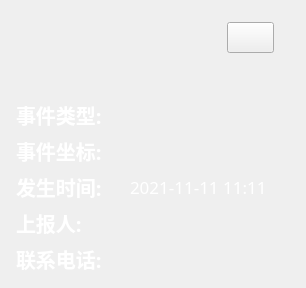
<?xml version="1.0" encoding="UTF-8"?>
<ui version="4.0">
 <class>WidgetAlarmInfo</class>
 <widget class="QWidget" name="WidgetAlarmInfo">
  <property name="geometry">
   <rect>
    <x>0</x>
    <y>0</y>
    <width>306</width>
    <height>288</height>
   </rect>
  </property>
  <property name="font">
   <font>
    <family>思源黑体 CN</family>
    <pointsize>12</pointsize>
   </font>
  </property>
  <property name="windowTitle">
   <string>WidgetAlarmInfo</string>
  </property>
  <property name="styleSheet">
   <string notr="true"/>
  </property>
  <layout class="QVBoxLayout" name="verticalLayout_2">
   <property name="spacing">
    <number>0</number>
   </property>
   <property name="leftMargin">
    <number>0</number>
   </property>
   <property name="topMargin">
    <number>0</number>
   </property>
   <property name="rightMargin">
    <number>0</number>
   </property>
   <property name="bottomMargin">
    <number>0</number>
   </property>
   <item>
    <widget class="QWidget" name="widget" native="true">
     <property name="font">
      <font>
       <family>思源黑体 CN</family>
       <pointsize>12</pointsize>
      </font>
     </property>
     <property name="styleSheet">
      <string notr="true">#widget{ border-image: url(:/UI/back/alarminfoback.png);}</string>
     </property>
     <layout class="QVBoxLayout" name="verticalLayout" stretch="30,44,14,186,16">
      <property name="spacing">
       <number>0</number>
      </property>
      <property name="leftMargin">
       <number>16</number>
      </property>
      <property name="rightMargin">
       <number>16</number>
      </property>
      <item>
       <widget class="QWidget" name="widget_3" native="true">
        <layout class="QHBoxLayout" name="horizontalLayout" stretch="40,4,1">
         <item>
          <spacer name="horizontalSpacer">
           <property name="orientation">
            <enum>Qt::Horizontal</enum>
           </property>
           <property name="sizeHint" stdset="0">
            <size>
             <width>210</width>
             <height>20</height>
            </size>
           </property>
          </spacer>
         </item>
         <item>
          <widget class="QPushButton" name="btnClose">
           <property name="styleSheet">
            <string notr="true">border-image: url(:/UI/back/blankh.png);</string>
           </property>
           <property name="text">
            <string/>
           </property>
           <property name="icon">
            <iconset resource="MultiLargeScreen.qrc">
             <normaloff>:/UI/button/close2x.png</normaloff>:/UI/button/close2x.png</iconset>
           </property>
          </widget>
         </item>
         <item>
          <spacer name="horizontalSpacer_2">
           <property name="orientation">
            <enum>Qt::Horizontal</enum>
           </property>
           <property name="sizeHint" stdset="0">
            <size>
             <width>2</width>
             <height>20</height>
            </size>
           </property>
          </spacer>
         </item>
        </layout>
       </widget>
      </item>
      <item>
       <widget class="QLabel" name="lblTitle">
        <property name="font">
         <font>
          <family>思源黑体 CN</family>
          <pointsize>18</pointsize>
          <weight>75</weight>
          <bold>true</bold>
         </font>
        </property>
        <property name="styleSheet">
         <string notr="true">color: rgb(255, 255, 255);</string>
        </property>
        <property name="text">
         <string/>
        </property>
       </widget>
      </item>
      <item>
       <spacer name="verticalSpacer_2">
        <property name="orientation">
         <enum>Qt::Vertical</enum>
        </property>
        <property name="sizeHint" stdset="0">
         <size>
          <width>20</width>
          <height>40</height>
         </size>
        </property>
       </spacer>
      </item>
      <item>
       <widget class="QWidget" name="widget_2" native="true">
        <property name="font">
         <font>
          <family>思源黑体 CN</family>
          <pointsize>12</pointsize>
          <weight>50</weight>
          <italic>false</italic>
          <bold>false</bold>
         </font>
        </property>
        <property name="styleSheet">
         <string notr="true">color: rgb(255, 255, 255);</string>
        </property>
        <layout class="QGridLayout" name="gridLayout_2">
         <property name="leftMargin">
          <number>0</number>
         </property>
         <property name="topMargin">
          <number>0</number>
         </property>
         <property name="rightMargin">
          <number>0</number>
         </property>
         <property name="bottomMargin">
          <number>0</number>
         </property>
         <property name="spacing">
          <number>0</number>
         </property>
         <item row="0" column="0">
          <layout class="QGridLayout" name="gridLayout" columnstretch="5,1,10">
           <item row="0" column="0">
            <widget class="QLabel" name="label">
             <property name="font">
              <font>
               <family>思源黑体 CN</family>
               <pointsize>15</pointsize>
               <weight>75</weight>
               <italic>false</italic>
               <bold>true</bold>
              </font>
             </property>
             <property name="text">
              <string>事件类型:</string>
             </property>
            </widget>
           </item>
           <item row="1" column="2">
            <widget class="QLabel" name="lblAddress">
             <property name="font">
              <font>
               <family>思源黑体 CN</family>
               <pointsize>13</pointsize>
              </font>
             </property>
             <property name="text">
              <string/>
             </property>
            </widget>
           </item>
           <item row="2" column="2">
            <widget class="QLabel" name="lblTime">
             <property name="font">
              <font>
               <family>思源黑体 CN</family>
               <pointsize>13</pointsize>
              </font>
             </property>
             <property name="text">
              <string>2021-11-11 11:11</string>
             </property>
            </widget>
           </item>
           <item row="4" column="0">
            <widget class="QLabel" name="label_5">
             <property name="font">
              <font>
               <family>思源黑体 CN</family>
               <pointsize>15</pointsize>
               <weight>75</weight>
               <italic>false</italic>
               <bold>true</bold>
              </font>
             </property>
             <property name="text">
              <string>联系电话:</string>
             </property>
            </widget>
           </item>
           <item row="4" column="2">
            <widget class="QLabel" name="lblPhone">
             <property name="font">
              <font>
               <family>思源黑体 CN</family>
               <pointsize>13</pointsize>
              </font>
             </property>
             <property name="text">
              <string/>
             </property>
            </widget>
           </item>
           <item row="2" column="0">
            <widget class="QLabel" name="label_7">
             <property name="font">
              <font>
               <family>思源黑体 CN</family>
               <pointsize>15</pointsize>
               <weight>75</weight>
               <italic>false</italic>
               <bold>true</bold>
              </font>
             </property>
             <property name="text">
              <string>发生时间:</string>
             </property>
            </widget>
           </item>
           <item row="3" column="2">
            <widget class="QLabel" name="lblName">
             <property name="font">
              <font>
               <family>思源黑体 CN</family>
               <pointsize>13</pointsize>
              </font>
             </property>
             <property name="text">
              <string/>
             </property>
            </widget>
           </item>
           <item row="0" column="2">
            <widget class="QLabel" name="lblAlarmType">
             <property name="font">
              <font>
               <family>思源黑体 CN</family>
               <pointsize>13</pointsize>
              </font>
             </property>
             <property name="text">
              <string/>
             </property>
            </widget>
           </item>
           <item row="1" column="0">
            <widget class="QLabel" name="label_3">
             <property name="font">
              <font>
               <family>思源黑体 CN</family>
               <pointsize>15</pointsize>
               <weight>75</weight>
               <italic>false</italic>
               <bold>true</bold>
              </font>
             </property>
             <property name="text">
              <string>事件坐标:</string>
             </property>
            </widget>
           </item>
           <item row="3" column="0">
            <widget class="QLabel" name="label_9">
             <property name="font">
              <font>
               <family>思源黑体 CN</family>
               <pointsize>15</pointsize>
               <weight>75</weight>
               <italic>false</italic>
               <bold>true</bold>
              </font>
             </property>
             <property name="text">
              <string>上报人:</string>
             </property>
            </widget>
           </item>
           <item row="2" column="1">
            <widget class="QLabel" name="label_12">
             <property name="text">
              <string/>
             </property>
            </widget>
           </item>
          </layout>
         </item>
        </layout>
       </widget>
      </item>
      <item>
       <spacer name="verticalSpacer">
        <property name="orientation">
         <enum>Qt::Vertical</enum>
        </property>
        <property name="sizeHint" stdset="0">
         <size>
          <width>20</width>
          <height>40</height>
         </size>
        </property>
       </spacer>
      </item>
     </layout>
    </widget>
   </item>
  </layout>
 </widget>
 <layoutdefault spacing="6" margin="11"/>
 <resources>
  <include location="MultiLargeScreen.qrc"/>
 </resources>
 <connections/>
</ui>
